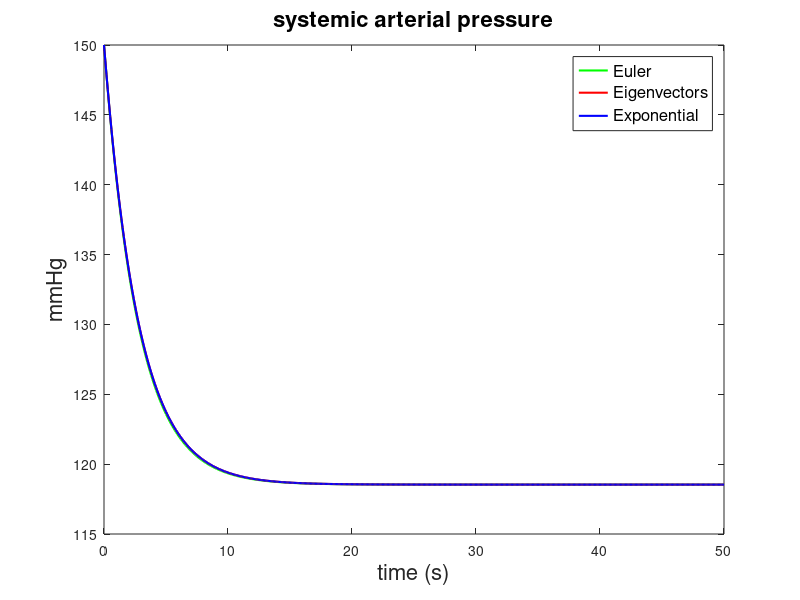
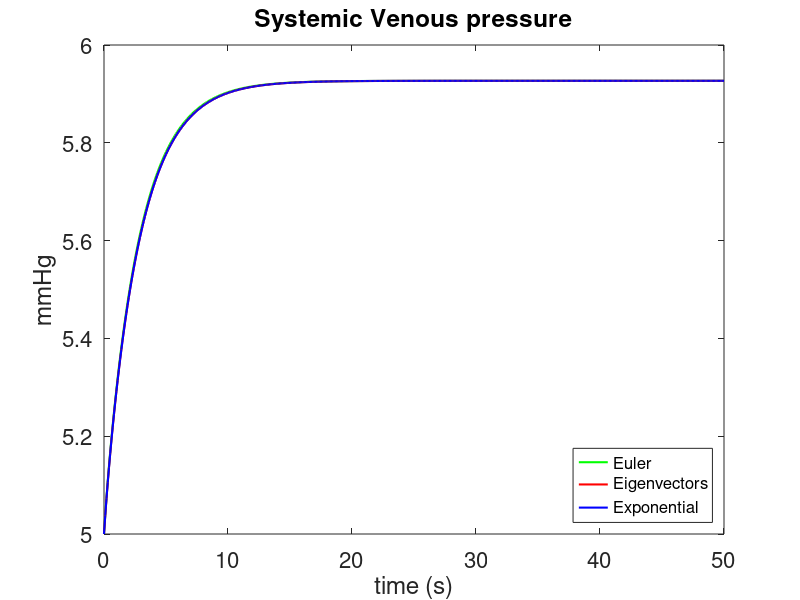
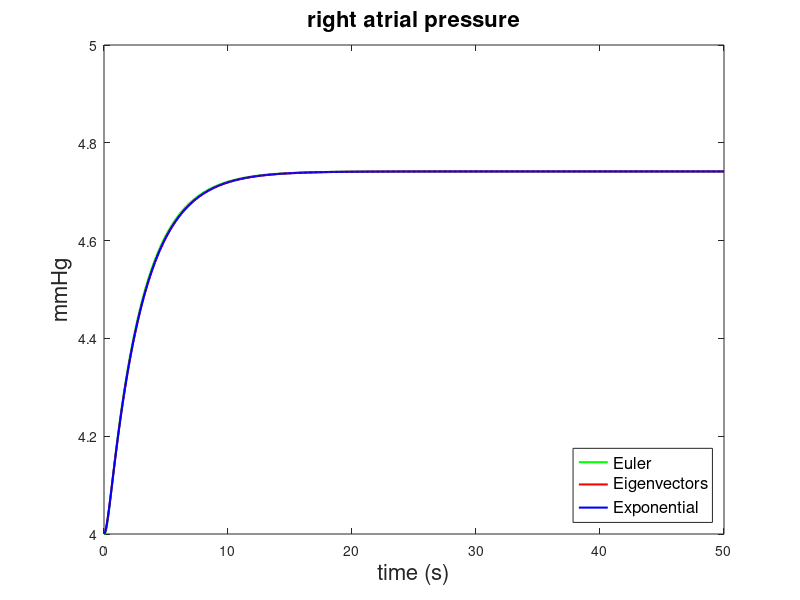
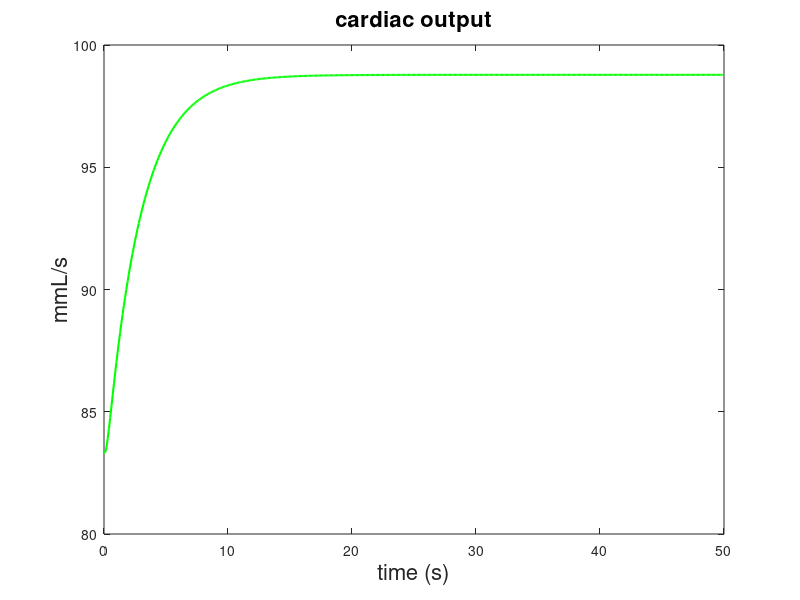

MATLAB code to generate these figures, in order:
clc
clear
close all
q0=5/60*1000;  %gittata cardiaca in ml/s
Psa0=100;
Psv0=5;
Pra0=4;
Kr=q0/Pra0;
Rsa=(Psa0-Psv0)/q0;
Rsv=(Psv0-Pra0)/q0;
Csa=4;
Csv=111;
Cra=31;
DT=0.1;   %0.51
t=[0:DT:50];
L=length(t);
Ii=zeros(1,L);  %[-8*ones(1,L/2) zeros(1,L/2)];
Psa(1)=Psa0*1.5;
Psv(1)=Psv0;
Pra(1)=Pra0;

for j = 1:L-1,
V(j) = Csa*Psa(j)+Csv*Psv(j)+Cra*Pra(j);
q(j) =  Kr*(Pra(j));
dPsa = (q(j) -(Psa(j)-Psv(j))/Rsa)/Csa;
dPsv = ((Psa(j) - Psv(j))/Rsa - (Psv(j)  - Pra(j))/Rsv +Ii(j))/Csv;
dPra = ((Psv(j)  - Pra(j))/Rsv - q(j))/Cra;
Psa(j+1) = Psa(j) +DT*dPsa;
Psv(j+1)= Psv(j) +DT*dPsv;
Pra(j+1) = Pra(j) + DT*dPra;
end

Width = 1.5;
Font = 16;

plot(t,Psa,'g','linewidth',Width)
title('systemic arterial pressure','fontsize',Font)
xlabel('time (s)','fontsize',Font)
ylabel('mmHg','fontsize', Font)
figure
plot(t,Psv,'g','linewidth',Width)
title('Systemic Venous pressure','fontsize',Font)
xlabel('time (s)','fontsize',Font)
ylabel('mmHg','fontsize', Font)
set(gca,'fontsize',Font)
figure
plot(t,Pra,'g','linewidth',Width)
title('right atrial pressure','fontsize',Font)
xlabel('time (s)','fontsize',Font)
ylabel('mmHg','fontsize', Font)
figure
plot(t(1:end-1),q,'g','linewidth',Width)
title('cardiac output','fontsize',Font)
xlabel('time (s)','fontsize',Font)
ylabel('mmL/s','fontsize', Font)
figure
plot(t(1:end-1),V,'g','linewidth',Width)
xlabel('time (s)','fontsize',Font)
ylabel('mL','fontsize', Font)
title('fuilling volume','fontsize',Font)
%%%
A(1,1) = -1/Rsa/Csa;    
A(1,2)=1/Rsa/Csa;
A(1,3)= Kr/Csa;
A(2,1) = 1/Rsa/Csv;
A(2,2) = -1/Rsa/Csv-1/Rsv/Csv;
A(2,3) = 1/Rsv/Csv;
A(3,1) = 0;
A(3,2) = 1/Rsv/Cra;
A(3,3) = -1/Rsv/Cra-Kr/Cra;
X0=[Psa(1) Psv(1) Pra(1)]';

[V lambda]= eig(A);
lambda1 = lambda(1,1);
lambda2 = lambda(2,2);
lambda3 = lambda(3,3);
alpha = V\X0;

X=alpha(1)*V(:,1)*exp(lambda1*t)+alpha(2)*V(:,2)*exp(lambda2*t)+alpha(3)*V(:,3)*exp(lambda3*t);
figure(1)
hold on
plot(t,X(1,:),'r','linewidth',Width)
figure(2)
hold on
plot(t,X(2,:),'r','linewidth',Width)
figure(3)
hold on
plot(t,X(3,:),'r','linewidth',Width)
%%%
XX=zeros(3,L);
for j=1:L,
XX(:,j)=expm(A*t(j))*X0;
end
figure(1)
hold on
plot(t,XX(1,:),'b','linewidth',Width)
ll= legend('Euler','Eigenvectors','Exponential','Location','northeast');
set(ll,'fontsize',12)
figure(2)
hold on
plot(t,XX(2,:),'b','linewidth',Width)
ll= legend('Euler','Eigenvectors','Exponential','Location','southeast');
set(ll,'fontsize',12)
figure(3)
hold on
plot(t,XX(3,:),'b','linewidth',Width)
ll= legend('Euler','Eigenvectors','Exponential','Location','southeast');
set(ll,'fontsize',12)
